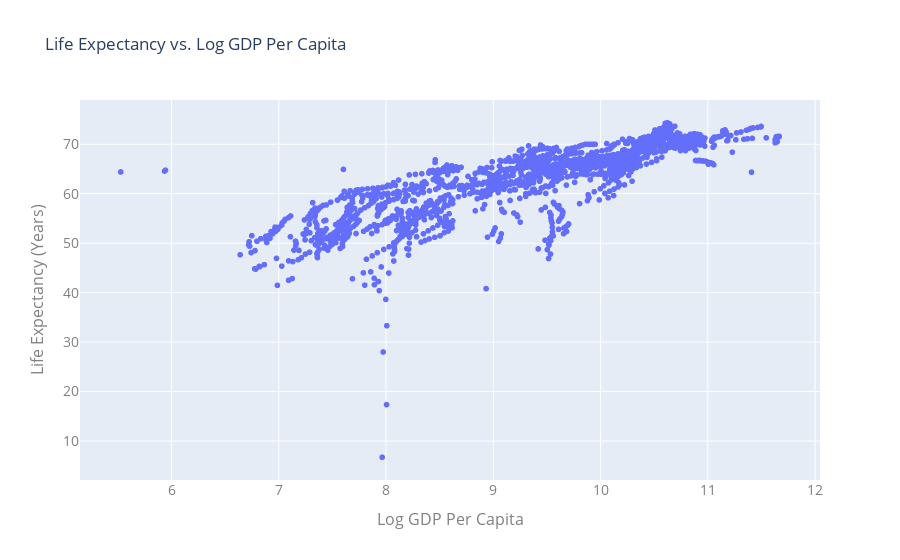

Notebook cell for this chart:
### Code cell
scatterplot(df, 'log_gdp','life_expectancy', 'Life Expectancy vs. Log GDP Per Capita',
            'Log GDP Per Capita', 'Life Expectancy (Years)', 'country_name')

### Figure 1 — Plotly figure (JSON) as saved in the notebook; plotly's stock layout.template omitted (floating-point values rounded to 4 significant figures; data arrays with more than 128 entries replaced by an {"elided": "..."} marker saying what was removed)
{"data": [{"hovertemplate": "<b>%{hovertext}</b><br><br>log_gdp=%{x}<br>life_expectancy=%{y}<extra></extra>", "hovertext": {"elided": "1747 str values"}, "legendgroup": "", "marker": {"color": "#636efa", "symbol": "circle"}, "mode": "markers", "name": "", "showlegend": false, "type": "scattergl", "x": {"elided": "1747 float values"}, "xaxis": "x", "y": {"elided": "1747 float values"}, "yaxis": "y"}], "layout": {"legend": {"tracegroupgap": 0}, "title": {"text": "Life Expectancy vs. Log GDP Per Capita"}, "xaxis": {"anchor": "y", "domain": [0, 1], "tickfont": {"color": "gray", "size": 14}, "title": {"font": {"color": "gray", "size": 16}, "text": "Log GDP Per Capita"}}, "yaxis": {"anchor": "x", "domain": [0, 1], "tickfont": {"color": "gray", "size": 14}, "title": {"font": {"color": "gray", "size": 16}, "text": "Life Expectancy (Years)"}}}}
